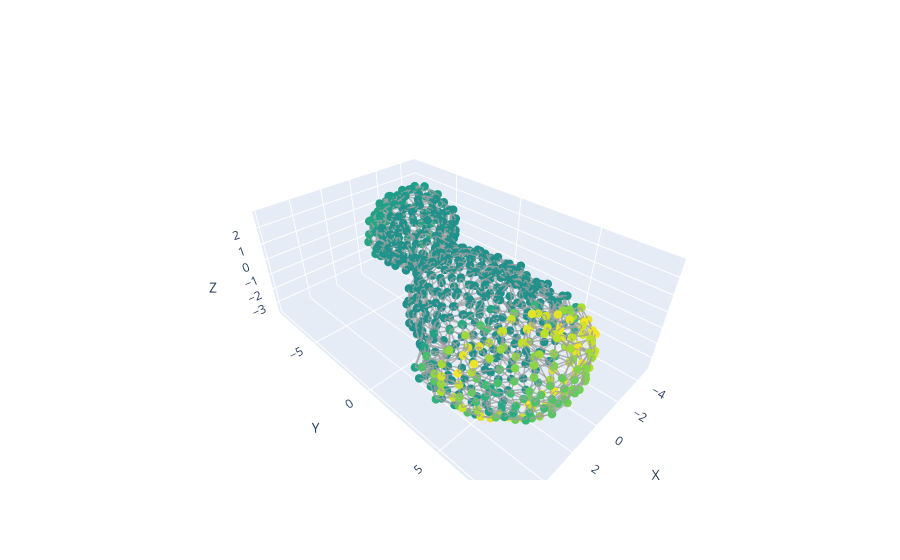
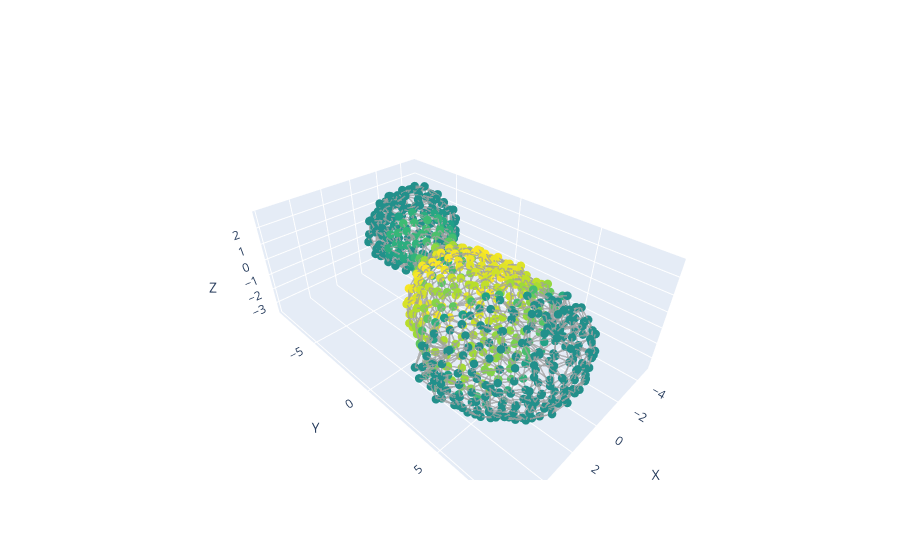
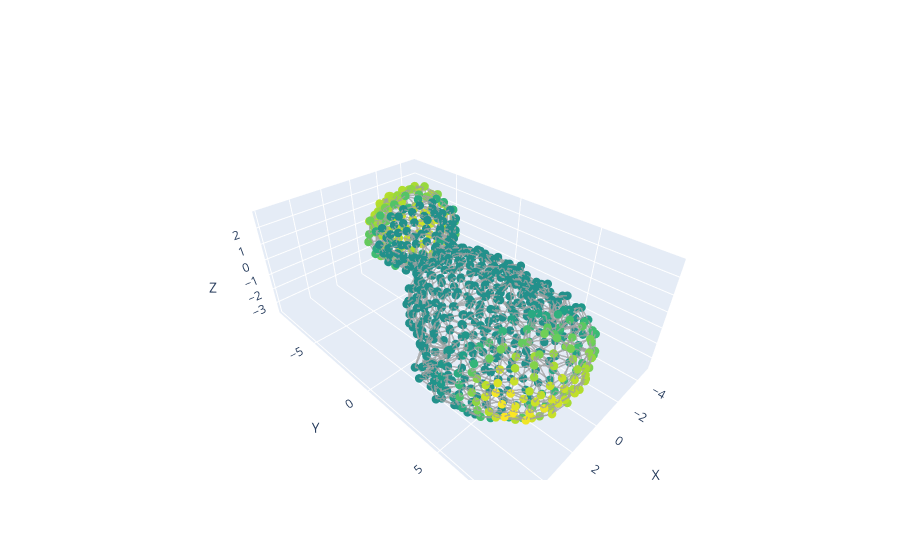

The code cell stored with these charts, in order, in its notebook:
### Code cell
# Add the encoding field to the graph
add_vertex_field_to_graph(G, encoding, 'vocab_encoding')

encoding_nodes = np.array([G.nodes[n]["vocab_encoding"] for n in nodes])

for idx in vocab_plot_idx:
    node_values = encoding_nodes[:, idx]     # shape (N_cells,)

    fig = plot_organoid_graph(
        centroids,
        G,
        node_values=node_values,   # <--- numeric, not strings
        node_size=5,
        edge_width=3.0,
        colorscale="Viridis",      # <-- enable colorscale
    )

    fig.show()

### Figure 1 — Plotly figure (JSON) as saved in the notebook; plotly's stock layout.template omitted (floating-point values rounded to 4 significant figures; data arrays with more than 128 entries replaced by an {"elided": "..."} marker saying what was removed)
{"data": [{"hoverinfo": "skip", "line": {"color": "rgba(120,120,120,0.75)", "width": 3}, "mode": "lines", "showlegend": false, "type": "scatter3d", "x": {"elided": "6171 float values"}, "y": {"elided": "6171 float values"}, "z": {"elided": "6171 float values"}}, {"hoverinfo": "skip", "marker": {"cmax": 0.983, "cmid": 0, "cmin": -0.983, "color": {"elided": "687 float values"}, "colorscale": [[0, "#440154"], [0.1111, "#482878"], [0.2222, "#3e4989"], [0.3333, "#31688e"], [0.4444, "#26828e"], [0.5556, "#1f9e89"], [0.6667, "#35b779"], [0.7778, "#6ece58"], [0.8889, "#b5de2b"], [1, "#fde725"]], "line": {"width": 0}, "size": 5}, "mode": "markers", "showlegend": false, "type": "scatter3d", "x": {"elided": "687 float values"}, "y": {"elided": "687 float values"}, "z": {"elided": "687 float values"}}], "layout": {"scene": {"aspectmode": "data", "xaxis": {"title": {"text": "X"}}, "yaxis": {"title": {"text": "Y"}}, "zaxis": {"title": {"text": "Z"}}}}}

### Figure 2 — Plotly figure (JSON) as saved in the notebook; plotly's stock layout.template omitted (floating-point values rounded to 4 significant figures; data arrays with more than 128 entries replaced by an {"elided": "..."} marker saying what was removed)
{"data": [{"hoverinfo": "skip", "line": {"color": "rgba(120,120,120,0.75)", "width": 3}, "mode": "lines", "showlegend": false, "type": "scatter3d", "x": {"elided": "6171 float values"}, "y": {"elided": "6171 float values"}, "z": {"elided": "6171 float values"}}, {"hoverinfo": "skip", "marker": {"cmax": 0.8563, "cmid": 0, "cmin": -0.8563, "color": {"elided": "687 float values"}, "colorscale": [[0, "#440154"], [0.1111, "#482878"], [0.2222, "#3e4989"], [0.3333, "#31688e"], [0.4444, "#26828e"], [0.5556, "#1f9e89"], [0.6667, "#35b779"], [0.7778, "#6ece58"], [0.8889, "#b5de2b"], [1, "#fde725"]], "line": {"width": 0}, "size": 5}, "mode": "markers", "showlegend": false, "type": "scatter3d", "x": {"elided": "687 float values"}, "y": {"elided": "687 float values"}, "z": {"elided": "687 float values"}}], "layout": {"scene": {"aspectmode": "data", "xaxis": {"title": {"text": "X"}}, "yaxis": {"title": {"text": "Y"}}, "zaxis": {"title": {"text": "Z"}}}}}

### Figure 3 — Plotly figure (JSON) as saved in the notebook; plotly's stock layout.template omitted (floating-point values rounded to 4 significant figures; data arrays with more than 128 entries replaced by an {"elided": "..."} marker saying what was removed)
{"data": [{"hoverinfo": "skip", "line": {"color": "rgba(120,120,120,0.75)", "width": 3}, "mode": "lines", "showlegend": false, "type": "scatter3d", "x": {"elided": "6171 float values"}, "y": {"elided": "6171 float values"}, "z": {"elided": "6171 float values"}}, {"hoverinfo": "skip", "marker": {"cmax": 0.927, "cmid": 0, "cmin": -0.927, "color": {"elided": "687 float values"}, "colorscale": [[0, "#440154"], [0.1111, "#482878"], [0.2222, "#3e4989"], [0.3333, "#31688e"], [0.4444, "#26828e"], [0.5556, "#1f9e89"], [0.6667, "#35b779"], [0.7778, "#6ece58"], [0.8889, "#b5de2b"], [1, "#fde725"]], "line": {"width": 0}, "size": 5}, "mode": "markers", "showlegend": false, "type": "scatter3d", "x": {"elided": "687 float values"}, "y": {"elided": "687 float values"}, "z": {"elided": "687 float values"}}], "layout": {"scene": {"aspectmode": "data", "xaxis": {"title": {"text": "X"}}, "yaxis": {"title": {"text": "Y"}}, "zaxis": {"title": {"text": "Z"}}}}}
